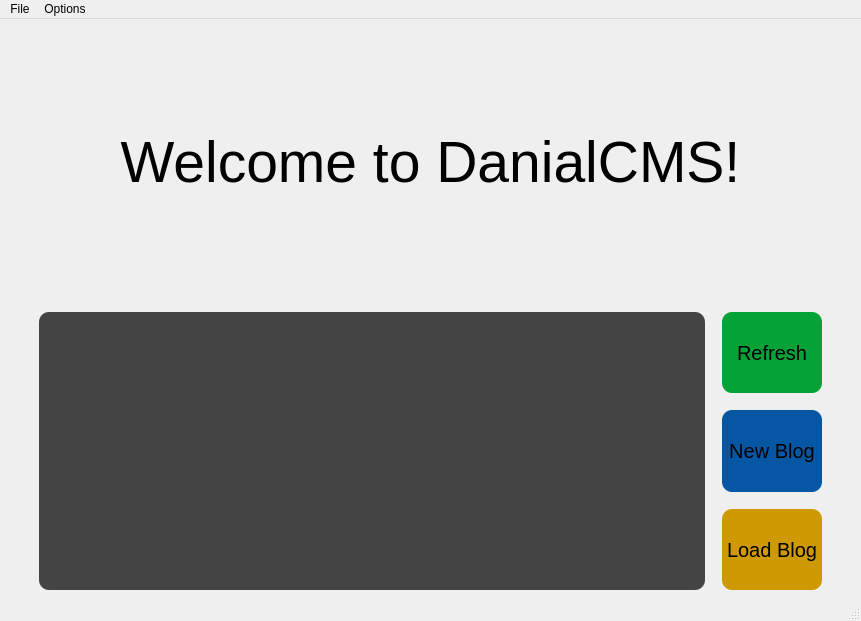
<?xml version="1.0" encoding="UTF-8"?>
<ui version="4.0">
 <class>MainWindow</class>
 <widget class="QMainWindow" name="MainWindow">
  <property name="geometry">
   <rect>
    <x>0</x>
    <y>0</y>
    <width>861</width>
    <height>621</height>
   </rect>
  </property>
  <property name="windowTitle">
   <string>MainWindow</string>
  </property>
  <property name="autoFillBackground">
   <bool>false</bool>
  </property>
  <property name="styleSheet">
   <string notr="true"/>
  </property>
  <widget class="QWidget" name="centralwidget">
   <property name="autoFillBackground">
    <bool>false</bool>
   </property>
   <property name="styleSheet">
    <string notr="true"/>
   </property>
   <layout class="QVBoxLayout" name="verticalLayout_3">
    <item>
     <widget class="QLabel" name="label">
      <property name="sizePolicy">
       <sizepolicy hsizetype="Preferred" vsizetype="MinimumExpanding">
        <horstretch>0</horstretch>
        <verstretch>0</verstretch>
       </sizepolicy>
      </property>
      <property name="maximumSize">
       <size>
        <width>16777215</width>
        <height>16777215</height>
       </size>
      </property>
      <property name="font">
       <font>
        <pointsize>43</pointsize>
       </font>
      </property>
      <property name="styleSheet">
       <string notr="true">background: url(:/bg/background.png);
background-position: bottom;
margin-bottom: 10px;
border-radius: 20px;</string>
      </property>
      <property name="text">
       <string>Welcome to DanialCMS!</string>
      </property>
      <property name="alignment">
       <set>Qt::AlignCenter</set>
      </property>
     </widget>
    </item>
    <item>
     <layout class="QHBoxLayout" name="horizontalLayout">
      <property name="spacing">
       <number>17</number>
      </property>
      <property name="leftMargin">
       <number>30</number>
      </property>
      <property name="rightMargin">
       <number>30</number>
      </property>
      <item>
       <widget class="QListWidget" name="ListBlogs">
        <property name="sizePolicy">
         <sizepolicy hsizetype="MinimumExpanding" vsizetype="Expanding">
          <horstretch>0</horstretch>
          <verstretch>0</verstretch>
         </sizepolicy>
        </property>
        <property name="maximumSize">
         <size>
          <width>16777215</width>
          <height>16777215</height>
         </size>
        </property>
        <property name="styleSheet">
         <string notr="true">background-color: #444;
border-radius:10px;</string>
        </property>
       </widget>
      </item>
      <item>
       <layout class="QVBoxLayout" name="verticalLayout_2">
        <item>
         <widget class="QPushButton" name="Refreshbtn">
          <property name="sizePolicy">
           <sizepolicy hsizetype="Minimum" vsizetype="Expanding">
            <horstretch>0</horstretch>
            <verstretch>0</verstretch>
           </sizepolicy>
          </property>
          <property name="maximumSize">
           <size>
            <width>16777215</width>
            <height>16777215</height>
           </size>
          </property>
          <property name="font">
           <font>
            <pointsize>15</pointsize>
           </font>
          </property>
          <property name="styleSheet">
           <string notr="true">background-color: rgb(5, 163, 55);
border-radius: 10px;
padding: 0px 5px;</string>
          </property>
          <property name="text">
           <string>Refresh</string>
          </property>
         </widget>
        </item>
        <item>
         <widget class="QPushButton" name="NewBlogbtn">
          <property name="sizePolicy">
           <sizepolicy hsizetype="Minimum" vsizetype="Expanding">
            <horstretch>0</horstretch>
            <verstretch>0</verstretch>
           </sizepolicy>
          </property>
          <property name="maximumSize">
           <size>
            <width>16777215</width>
            <height>16777215</height>
           </size>
          </property>
          <property name="font">
           <font>
            <pointsize>15</pointsize>
           </font>
          </property>
          <property name="styleSheet">
           <string notr="true">border-radius: 10px;
padding: 0px 5px;
background-color: rgb(5, 87, 163);</string>
          </property>
          <property name="text">
           <string>New Blog</string>
          </property>
         </widget>
        </item>
        <item>
         <widget class="QPushButton" name="LoadBlogbtn">
          <property name="sizePolicy">
           <sizepolicy hsizetype="Minimum" vsizetype="Expanding">
            <horstretch>0</horstretch>
            <verstretch>0</verstretch>
           </sizepolicy>
          </property>
          <property name="maximumSize">
           <size>
            <width>16777215</width>
            <height>16777215</height>
           </size>
          </property>
          <property name="font">
           <font>
            <pointsize>15</pointsize>
           </font>
          </property>
          <property name="styleSheet">
           <string notr="true">background-color: #cf9904;
border-radius: 10px;
padding: 0px 5px;</string>
          </property>
          <property name="text">
           <string>Load Blog</string>
          </property>
         </widget>
        </item>
       </layout>
      </item>
     </layout>
    </item>
   </layout>
  </widget>
  <widget class="QMenuBar" name="menubar">
   <property name="geometry">
    <rect>
     <x>0</x>
     <y>0</y>
     <width>861</width>
     <height>30</height>
    </rect>
   </property>
   <widget class="QMenu" name="menuFile">
    <property name="title">
     <string>File</string>
    </property>
    <addaction name="actionQuit"/>
    <addaction name="separator"/>
   </widget>
   <widget class="QMenu" name="menuOptions">
    <property name="title">
     <string>Options</string>
    </property>
    <addaction name="actionMr_Ahmadi_Mode_2"/>
   </widget>
   <addaction name="menuFile"/>
   <addaction name="menuOptions"/>
  </widget>
  <widget class="QStatusBar" name="statusbar"/>
  <action name="actionMr_Ahmadi_Mode">
   <property name="text">
    <string>Mr.Ahmadi Mode!</string>
   </property>
  </action>
  <action name="actionQuit">
   <property name="text">
    <string>Quit</string>
   </property>
  </action>
  <action name="actionMr_Ahmadi_Mode_2">
   <property name="text">
    <string>Mr.Ahmadi Mode!</string>
   </property>
  </action>
 </widget>
 <resources>
  <include location="../Resources/bg.qrc"/>
 </resources>
 <connections/>
</ui>
